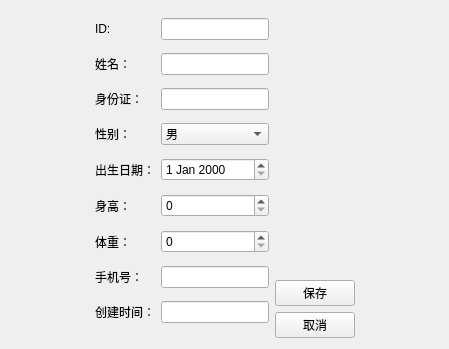
<?xml version="1.0" encoding="UTF-8"?>
<ui version="4.0">
 <class>PatientEditView</class>
 <widget class="QWidget" name="PatientEditView">
  <property name="geometry">
   <rect>
    <x>0</x>
    <y>0</y>
    <width>449</width>
    <height>349</height>
   </rect>
  </property>
  <property name="windowTitle">
   <string>编辑患者信息</string>
  </property>
  <layout class="QHBoxLayout" name="horizontalLayout">
   <item>
    <spacer name="horizontalSpacer">
     <property name="orientation">
      <enum>Qt::Orientation::Horizontal</enum>
     </property>
     <property name="sizeType">
      <enum>QSizePolicy::Policy::Expanding</enum>
     </property>
     <property name="sizeHint" stdset="0">
      <size>
       <width>40</width>
       <height>20</height>
      </size>
     </property>
    </spacer>
   </item>
   <item>
    <layout class="QGridLayout" name="gridLayout">
     <item row="2" column="1">
      <widget class="QLineEdit" name="dbEditIDCard"/>
     </item>
     <item row="5" column="1">
      <widget class="QSpinBox" name="dbSpinHeight">
       <property name="value">
        <number>0</number>
       </property>
      </widget>
     </item>
     <item row="3" column="0">
      <widget class="QLabel" name="label_4">
       <property name="text">
        <string>性别：</string>
       </property>
      </widget>
     </item>
     <item row="1" column="0">
      <widget class="QLabel" name="label_2">
       <property name="text">
        <string>姓名：</string>
       </property>
      </widget>
     </item>
     <item row="5" column="0">
      <widget class="QLabel" name="label_6">
       <property name="text">
        <string>身高：</string>
       </property>
      </widget>
     </item>
     <item row="2" column="0">
      <widget class="QLabel" name="label_3">
       <property name="text">
        <string>身份证：</string>
       </property>
      </widget>
     </item>
     <item row="0" column="1">
      <widget class="QLineEdit" name="dbEditID"/>
     </item>
     <item row="7" column="0">
      <widget class="QLabel" name="label_5">
       <property name="text">
        <string>手机号：</string>
       </property>
      </widget>
     </item>
     <item row="4" column="0">
      <widget class="QLabel" name="label_8">
       <property name="text">
        <string>出生日期：</string>
       </property>
      </widget>
     </item>
     <item row="4" column="1">
      <widget class="QDateEdit" name="dbDateEditDOB"/>
     </item>
     <item row="1" column="1">
      <widget class="QLineEdit" name="dbEditName"/>
     </item>
     <item row="6" column="0">
      <widget class="QLabel" name="label_7">
       <property name="text">
        <string>体重：</string>
       </property>
      </widget>
     </item>
     <item row="3" column="1">
      <widget class="QComboBox" name="dbComboSex">
       <item>
        <property name="text">
         <string>男</string>
        </property>
       </item>
       <item>
        <property name="text">
         <string>女</string>
        </property>
       </item>
      </widget>
     </item>
     <item row="0" column="0">
      <widget class="QLabel" name="label">
       <property name="text">
        <string>ID:</string>
       </property>
      </widget>
     </item>
     <item row="7" column="1">
      <widget class="QLineEdit" name="dbEditMobile"/>
     </item>
     <item row="6" column="1">
      <widget class="QSpinBox" name="dbSpinWeight"/>
     </item>
     <item row="8" column="0">
      <widget class="QLabel" name="label_9">
       <property name="maximumSize">
        <size>
         <width>16777215</width>
         <height>25</height>
        </size>
       </property>
       <property name="text">
        <string>创建时间：</string>
       </property>
      </widget>
     </item>
     <item row="8" column="1">
      <widget class="QLineEdit" name="dbCreatedTimeStamp"/>
     </item>
    </layout>
   </item>
   <item>
    <layout class="QVBoxLayout" name="verticalLayout">
     <item>
      <spacer name="verticalSpacer">
       <property name="orientation">
        <enum>Qt::Orientation::Vertical</enum>
       </property>
       <property name="sizeHint" stdset="0">
        <size>
         <width>20</width>
         <height>40</height>
        </size>
       </property>
      </spacer>
     </item>
     <item>
      <widget class="QPushButton" name="btSave">
       <property name="text">
        <string>保存</string>
       </property>
      </widget>
     </item>
     <item>
      <widget class="QPushButton" name="btCancel">
       <property name="text">
        <string>取消</string>
       </property>
      </widget>
     </item>
    </layout>
   </item>
   <item>
    <spacer name="horizontalSpacer_2">
     <property name="orientation">
      <enum>Qt::Orientation::Horizontal</enum>
     </property>
     <property name="sizeHint" stdset="0">
      <size>
       <width>40</width>
       <height>20</height>
      </size>
     </property>
    </spacer>
   </item>
  </layout>
 </widget>
 <resources/>
 <connections/>
</ui>
